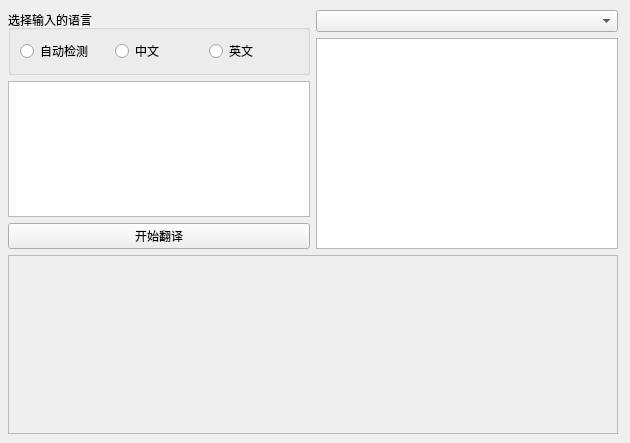
<?xml version="1.0" encoding="UTF-8"?>
<ui version="4.0">
 <class>Form</class>
 <widget class="QWidget" name="Form">
  <property name="geometry">
   <rect>
    <x>0</x>
    <y>0</y>
    <width>630</width>
    <height>443</height>
   </rect>
  </property>
  <property name="windowTitle">
   <string>在线翻译</string>
  </property>
  <widget class="QWidget" name="layoutWidget">
   <property name="geometry">
    <rect>
     <x>8</x>
     <y>10</y>
     <width>610</width>
     <height>424</height>
    </rect>
   </property>
   <layout class="QGridLayout" name="gridLayout">
    <item row="2" column="0">
     <widget class="QPlainTextEdit" name="sourceLangplainTextEdit">
      <property name="maximumSize">
       <size>
        <width>16777215</width>
        <height>150</height>
       </size>
      </property>
     </widget>
    </item>
    <item row="1" column="1" rowspan="3">
     <widget class="QPlainTextEdit" name="targetLangplainTextEdit">
      <property name="enabled">
       <bool>true</bool>
      </property>
      <property name="readOnly">
       <bool>true</bool>
      </property>
     </widget>
    </item>
    <item row="3" column="0">
     <widget class="QPushButton" name="translateButton">
      <property name="text">
       <string>开始翻译</string>
      </property>
     </widget>
    </item>
    <item row="4" column="0" colspan="2">
     <widget class="QPlainTextEdit" name="logPlainTextEdit">
      <property name="enabled">
       <bool>false</bool>
      </property>
     </widget>
    </item>
    <item row="0" column="1">
     <widget class="QComboBox" name="targetLangComboBox">
      <property name="placeholderText">
       <string>选择输出的语言</string>
      </property>
     </widget>
    </item>
    <item row="0" column="0" rowspan="2">
     <widget class="QGroupBox" name="sourceLangGroupBox">
      <property name="title">
       <string>选择输入的语言</string>
      </property>
      <layout class="QHBoxLayout" name="horizontalLayout">
       <item>
        <widget class="QRadioButton" name="autoRadioButton">
         <property name="text">
          <string>自动检测</string>
         </property>
        </widget>
       </item>
       <item>
        <widget class="QRadioButton" name="zhRadioButton">
         <property name="text">
          <string>中文</string>
         </property>
        </widget>
       </item>
       <item>
        <widget class="QRadioButton" name="enRadioButton">
         <property name="text">
          <string>英文</string>
         </property>
        </widget>
       </item>
      </layout>
     </widget>
    </item>
   </layout>
  </widget>
 </widget>
 <resources/>
 <connections/>
</ui>
